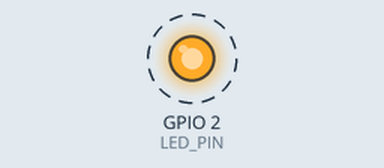
Recording of a program running on a simulated ESP32. Parts: output pins drawn as LEDs (lit = HIGH). Dashed ring = blinking. What the program prints to the serial monitor is not drawn.

Above: at 1.5 s.
Timing chart, 0 to 5.6 s (numbered marks = the images above):
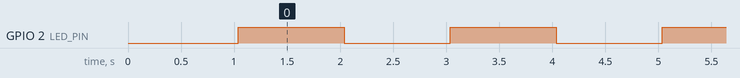

The program:

main.cpp
```cpp
/*
  ESP32 PlatformIO Basic Project

  This is a basic template for ESP32 development using PlatformIO.
  It demonstrates the project structure and basic ESP32 functionality.

  Hardware:
  - ESP32 38-pin development board with FT232
  - Built-in LED on GPIO2

  Features:
  - Serial output with system information
  - LED blinking with timing control
  - Memory usage monitoring
  - WiFi capability check (without connecting)

  Author: ESP32 Development Workspace
  Date: 2025
*/

#include <Arduino.h>
#include <WiFi.h>

// Pin definitions
#define LED_PIN 2
#define BLINK_INTERVAL 1000

// Global variables
unsigned long previousMillis = 0;
bool ledState = false;
unsigned long bootTime = 0;

// Function prototypes
void printSystemInfo();
void printMemoryInfo();
void blinkLED();

void setup()
{
  // Initialize serial communication
  Serial.begin(115200);
  delay(1000);

  bootTime = millis();

  Serial.println("\n=== ESP32 PlatformIO Basic Project ===");
  Serial.println("Initializing system...");

  // Initialize LED pin
  pinMode(LED_PIN, OUTPUT);
  digitalWrite(LED_PIN, LOW);

  // Print system information
  printSystemInfo();

  Serial.println("Setup completed successfully!");
  Serial.println("System ready for operation.");
  Serial.println("=====================================\n");
}

void loop()
{
  // Blink LED
  blinkLED();

  // Print status every 10 seconds
  static unsigned long lastStatusPrint = 0;
  if (millis() - lastStatusPrint >= 10000)
  {
    lastStatusPrint = millis();

    Serial.println("\n--- System Status ---");
    Serial.print("Uptime: ");
    Serial.print((millis() - bootTime) / 1000);
    Serial.println(" seconds");

    printMemoryInfo();

    Serial.print("LED State: ");
    Serial.println(ledState ? "ON" : "OFF");
    Serial.println("--------------------\n");
  }

  // Small delay to prevent watchdog issues
  delay(10);
}

void printSystemInfo()
{
  Serial.println("\n--- System Information ---");

  // Chip information
  Serial.print("Chip Model: ");
  Serial.println(ESP.getChipModel());
  Serial.print("Chip Revision: ");
  Serial.println(ESP.getChipRevision());
  Serial.print("Number of Cores: ");
  Serial.println(ESP.getChipCores());

  // Frequency information
  Serial.print("CPU Frequency: ");
  Serial.print(ESP.getCpuFreqMHz());
  Serial.println(" MHz");

  // Flash information
  Serial.print("Flash Size: ");
  Serial.print(ESP.getFlashChipSize() / (1024 * 1024));
  Serial.println(" MB");
  Serial.print("Flash Speed: ");
  Serial.print(ESP.getFlashChipSpeed() / (1000 * 1000));
  Serial.println(" MHz");

  // SDK information
  Serial.print("ESP-IDF Version: ");
  Serial.println(ESP.getSdkVersion());

  // MAC Address
  Serial.print("MAC Address: ");
  Serial.println(WiFi.macAddress());

  // Memory information
  printMemoryInfo();

  Serial.println("-------------------------");
}

void printMemoryInfo()
{
  Serial.print("Free Heap: ");
  Serial.print(ESP.getFreeHeap());
  Serial.println(" bytes");

  Serial.print("Largest Free Block: ");
  Serial.print(ESP.getMaxAllocHeap());
  Serial.println(" bytes");

  Serial.print("Min Free Heap: ");
  Serial.print(ESP.getMinFreeHeap());
  Serial.println(" bytes");

  // PSRAM information (if available)
  if (ESP.getPsramSize() > 0)
  {
    Serial.print("PSRAM Size: ");
    Serial.print(ESP.getPsramSize());
    Serial.println(" bytes");
    Serial.print("Free PSRAM: ");
    Serial.print(ESP.getFreePsram());
    Serial.println(" bytes");
  }
  else
  {
    Serial.println("PSRAM: Not available");
  }
}

void blinkLED()
{
  unsigned long currentMillis = millis();

  if (currentMillis - previousMillis >= BLINK_INTERVAL)
  {
    previousMillis = currentMillis;
    ledState = !ledState;
    digitalWrite(LED_PIN, ledState);

    Serial.print("LED: ");
    Serial.println(ledState ? "ON" : "OFF");
  }
}

/*
  PlatformIO Commands:

  Build project:
    pio run

  Upload to board:
    pio run --target upload

  Serial monitor:
    pio device monitor

  Clean build:
    pio run --target clean

  Upload and monitor:
    pio run --target upload && pio device monitor

  List devices:
    pio device list

  Expected Output:
  === ESP32 PlatformIO Basic Project ===
  Initializing system...

  --- System Information ---
  Chip Model: ESP32-D0WDQ6
  Chip Revision: 1
  Number of Cores: 2
  CPU Frequency: 240 MHz
  Flash Size: 4 MB
  Flash Speed: 40 MHz
  ESP-IDF Version: v4.4.2
  MAC Address: AA:BB:CC:DD:EE:FF
  Free Heap: 295000 bytes
  Largest Free Block: 110000 bytes
  Min Free Heap: 290000 bytes
  PSRAM: Not available
  -------------------------

  Setup completed successfully!
  System ready for operation.
  =====================================

  LED: ON
  LED: OFF
  LED: ON
  ...

  --- System Status ---
  Uptime: 10 seconds
  Free Heap: 294000 bytes
  ...

  Project Structure:
  basic_project/
  ├── platformio.ini    # Project configuration
  ├── src/
  │   └── main.cpp      # Main source file
  ├── lib/              # Private libraries
  ├── include/          # Header files
  └── test/             # Unit tests
*/
```

Measured:
- by itself, GPIO 2 (LED_PIN): alternates HIGH for 1.0 s and LOW for 1.0 s
